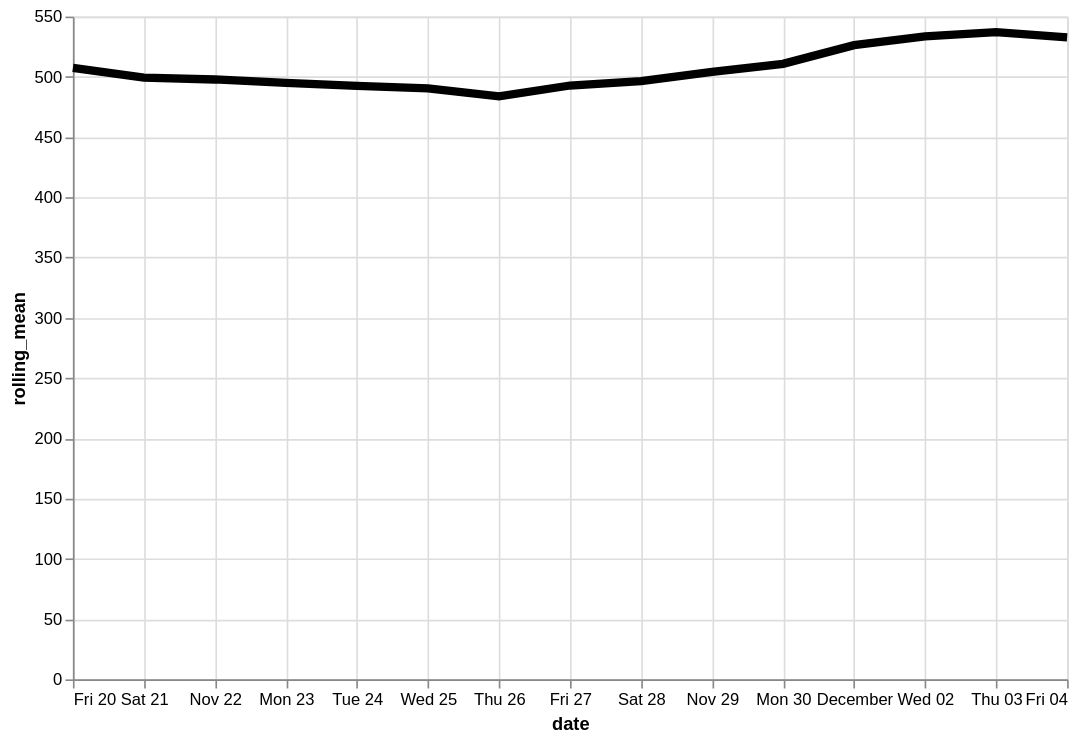

Write a Vega-Lite specification for this figure.
### Vega-Lite specification from a JSON file in a GitHub repository (floating-point values rounded to 4 significant figures)
{"config": {"view": {"continuousWidth": 400, "continuousHeight": 300}}, "data": {"name": "data-056aa8d16cdebaebee104f2e7f01ad77"}, "mark": {"type": "line", "color": "black", "size": 5}, "encoding": {"x": {"type": "temporal", "field": "date"}, "y": {"type": "quantitative", "field": "rolling_mean"}}, "height": 400, "transform": [{"window": [{"op": "mean", "field": "price", "as": "rolling_mean"}], "frame": [-4, 3]}], "width": 600, "$schema": "https://vega.github.io/schema/vega-lite/v4.8.1.json", "datasets": {"data-056aa8d16cdebaebee104f2e7f01ad77": [{"item": "Cell Phones", "date": "2020-11-20", "price": 528.9}, {"item": "Cell Phones", "date": "2020-11-21", "price": 612.7}, {"item": "Cell Phones", "date": "2020-11-22", "price": 427.1}, {"item": "Cell Phones", "date": "2020-11-23", "price": 461.2}, {"item": "Cell Phones", "date": "2020-11-24", "price": 466.9}, {"item": "Cell Phones", "date": "2020-11-25", "price": 490.0}, {"item": "Cell Phones", "date": "2020-11-26", "price": 477.6}, {"item": "Cell Phones", "date": "2020-11-27", "price": 475.9}, {"item": "Cell Phones", "date": "2020-11-28", "price": 511.9}, {"item": "Cell Phones", "date": "2020-11-29", "price": 559.2}, {"item": "Cell Phones", "date": "2020-11-30", "price": 499.5}, {"item": "Cell Phones", "date": "2020-12-01", "price": 490.8}, {"item": "Cell Phones", "date": "2020-12-02", "price": 527.8}, {"item": "Cell Phones", "date": "2020-12-03", "price": 543.6}, {"item": "Cell Phones", "date": "2020-12-04", "price": 601.6}]}}
